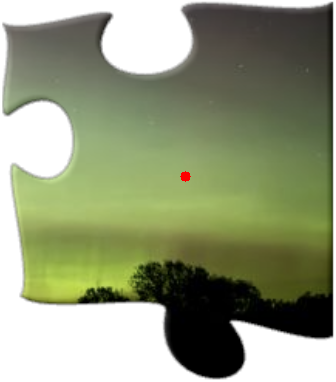
#> input picture images/pieces/aurora12/piece_0_with_center.png, 336 x 382 px
$ python -i puzzle_to_pieces.py   (imports and definitions only)
#> lines starting #> are read from the running program, lines starting #| are printed output that depends on the picture; after the words box and inside, x2 and y2 are one past the last pixel; in counts of white or black regions, pixels touching at a corner belong together
### utils/display_pieces.py
"""
diplay_pieces.py - Display a list of puzzle piece images in a grid layout.
"""

from typing import List

import matplotlib.pyplot as plt
import numpy as np


def display_pieces(
    pieces: List[np.ndarray], figsize: tuple = (10, 10), save_name: str | None = None
) -> None:
    """
    Display a list of puzzle piece images in a grid layout.

    Args:
        pieces: A list of image pieces (numpy arrays) to be displayed.

    Returns:
        None: It shows the pieces in a grid layout using Matplotlib.
    """
    # Calculate number of pieces.
    num_pieces = len(pieces)

    # Calculate grid dimensions (rows and columns).
    rows = int(np.ceil(np.sqrt(num_pieces)))
    cols = int(np.ceil(num_pieces / rows))

    # Create a new figure for displaying all pieces.
    plt.figure(figsize=figsize)

    # Add each piece to the grid.
    for i, piece in enumerate(pieces):
        plt.subplot(rows, cols, i + 1)
        plt.imshow(piece)
        plt.title(f"Piece {i+1}")
        plt.axis("off")

    # Adjust layout to avoid overlap.
    plt.tight_layout()

    # Save the figure as an image file if needed.
    if save_name is not None:
        plt.savefig(f"{save_name}.png", dpi=300)

    # Show the plot.
    plt.show()

    # Clear the figure after saving and showing to avoid issues.
    plt.clf()

### utils/puzzle_to_pieces.py
"""
puzzle_to_pieces.py -  This script processes an image of a puzzle, extracts individual
pieces, and displays them as separate components.
"""

from typing import List, Tuple

import cv2
import matplotlib.pyplot as plt
import numpy as np

from utils.display_pieces import display_pieces


# [103 lines left out: function puzzle_to_pieces, not called in this run]

>>> result = puzzle_to_pieces('../images/pieces/aurora12/piece_0_with_center.png')
#> in puzzle_to_pieces, img is the input picture: shape (382, 336, 3); mean B, G, R 122.9, 153.2, 145.5
#> in puzzle_to_pieces, `img_gray = cv2.cvtColor(img, cv2.COLOR_BGR2GRAY)`:
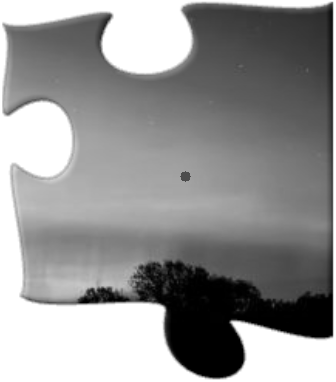
#> img_gray: shape (382, 336); min 0, max 255, mean 147.4
#> in puzzle_to_pieces, `img_blurred = cv2.GaussianBlur(img_gray, kernel_size, kernel_sigma)`:
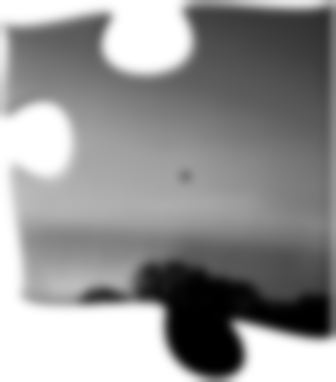
#> img_blurred: shape (382, 336); min 0, max 255, mean 147.2
#> in puzzle_to_pieces, `_, img_binary = cv2.threshold( img_blurred, threshold, max_value, cv2...`:
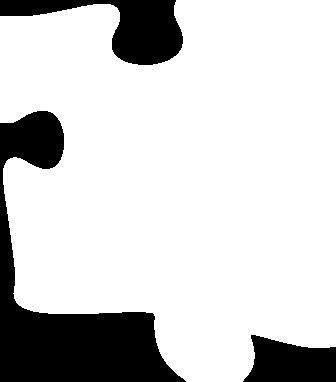
#> img_binary: shape (382, 336); 81.3% white; 3 black regions, box (x1, y1, x2, y2) and area: (0, 111, 186, 382) 15667, (0, 0, 183, 65) 5116, (243, 335, 336, 382) 3235
#> in puzzle_to_pieces, `num_labels, labels, stats, centroids = cv2.connectedComponentsWithStat..`: num_labels = 2; stats = [[0, 0, 336, 382, 24018], [0, 0, 336, 382, 104334]]; centroids = [[107.1, 250.1], [181.4, 176.8]]
#| Number of connected components: 2
#> the loop in puzzle_to_pieces, `for label_index in range(1, num_labels):` made 1 pass
#> after the loop in puzzle_to_pieces, `for label_index in range(1, num_labels):`: pieces = 1 item
#> in display_pieces, `num_pieces = len(pieces)`: num_pieces = 1
#> the loop in display_pieces, `for i, piece in enumerate(pieces):` made 1 pass

$ run again, on images/pieces/aurora12/piece_10_with_center.png
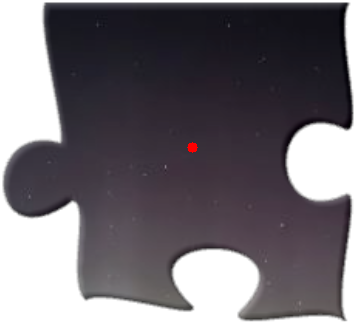
#> input picture images/pieces/aurora12/piece_10_with_center.png, 356 x 324 px
#> in puzzle_to_pieces, img is the input picture: shape (324, 356, 3); mean B, G, R 113.7, 107.5, 112.3
#> in puzzle_to_pieces, `img_blurred = cv2.GaussianBlur(img_gray, kernel_size, kernel_sigma)`:
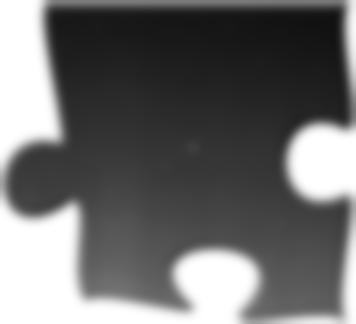
#> img_blurred: shape (324, 356); min 17, max 255, mean 109.4
#> in puzzle_to_pieces, `_, img_binary = cv2.threshold( img_blurred, threshold, max_value, cv2...`:
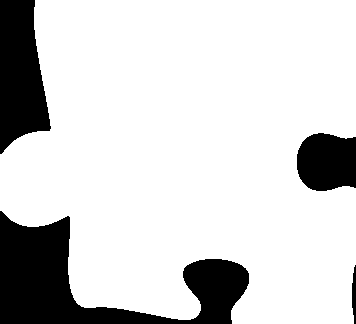
#> img_binary: shape (324, 356); 82.3% white; 4 black regions, box (x1, y1, x2, y2) and area: (0, 211, 249, 324) 11682, (0, 0, 51, 154) 5657, (297, 133, 356, 191) 2947, (352, 265, 356, 324) 183
#> num_labels = 2; stats = [[0, 0, 356, 324, 20469], [0, 0, 356, 324, 94875]]; centroids = [[108.6, 207.5], [192.4, 151.6]]
#| Number of connected components: 2
#> the loop in puzzle_to_pieces, `for label_index in range(1, num_labels):` made 1 pass
#> after the loop in puzzle_to_pieces, `for label_index in range(1, num_labels):`: pieces = 1 item
#> num_pieces = 1
#> the loop in display_pieces, `for i, piece in enumerate(pieces):` made 1 pass

$ run again, on images/pieces/aurora12/piece_4_with_center.png
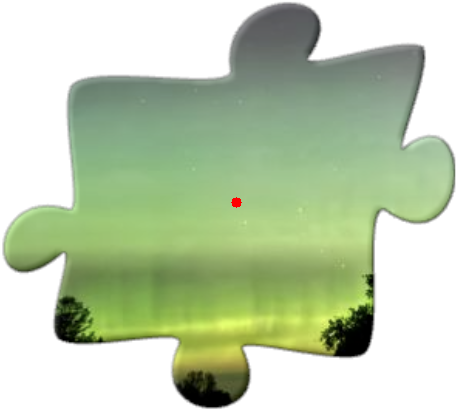
#> input picture images/pieces/aurora12/piece_4_with_center.png, 458 x 411 px
#> in puzzle_to_pieces, img is the input picture: shape (411, 458, 3); mean B, G, R 173.9, 205.2, 189
#> in puzzle_to_pieces, `img_blurred = cv2.GaussianBlur(img_gray, kernel_size, kernel_sigma)`:
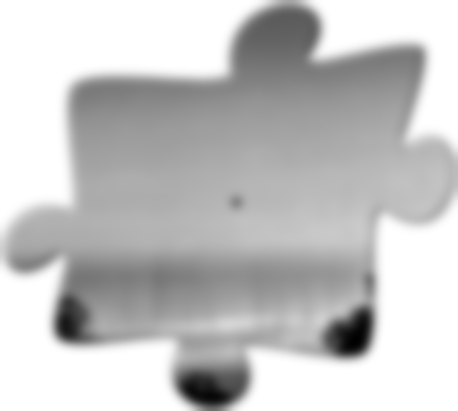
#> img_blurred: shape (411, 458); min 1, max 255, mean 196.8
#> in puzzle_to_pieces, `_, img_binary = cv2.threshold( img_blurred, threshold, max_value, cv2...`:
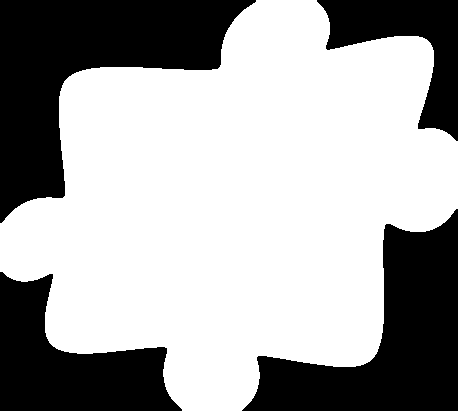
#> img_binary: shape (411, 458); 65% white; 4 black regions, box (x1, y1, x2, y2) and area: (0, 0, 256, 223) 24223, (242, 209, 458, 411) 20086, (0, 272, 182, 411) 13567, (317, 0, 458, 141) 8092
#> num_labels = 2; stats = [[0, 0, 458, 411, 65968], [0, 0, 458, 411, 122270]]; centroids = [[213.6, 208.8], [236.5, 202.9]]
#| Number of connected components: 2
#> the loop in puzzle_to_pieces, `for label_index in range(1, num_labels):` made 1 pass
#> after the loop in puzzle_to_pieces, `for label_index in range(1, num_labels):`: pieces = 1 item
#> num_pieces = 1
#> the loop in display_pieces, `for i, piece in enumerate(pieces):` made 1 pass

$ run again, on images/pieces/aurora12/piece_6_with_center.png
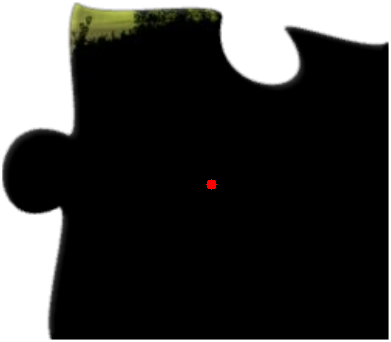
#> input picture images/pieces/aurora12/piece_6_with_center.png, 391 x 342 px
#> in puzzle_to_pieces, img is the input picture: shape (342, 391, 3); mean B, G, R 57.7, 58.8, 58.9
#> in puzzle_to_pieces, `img_blurred = cv2.GaussianBlur(img_gray, kernel_size, kernel_sigma)`:
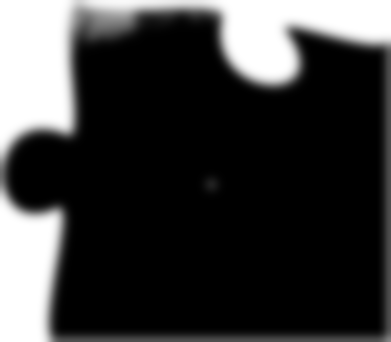
#> img_blurred: shape (342, 391); min 0, max 255, mean 58.3
#> in puzzle_to_pieces, `_, img_binary = cv2.threshold( img_blurred, threshold, max_value, cv2...`:
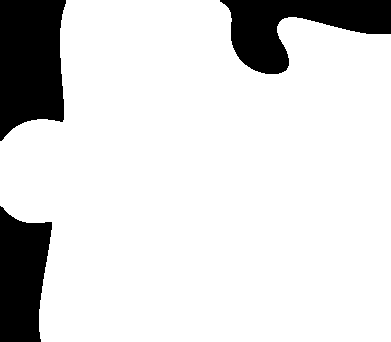
#> img_binary: shape (342, 391); 85.4% white; 3 black regions, box (x1, y1, x2, y2) and area: (0, 0, 66, 141) 7713, (220, 0, 391, 74) 6434, (0, 206, 52, 342) 5431
#> num_labels = 2; stats = [[0, 0, 391, 342, 19578], [0, 0, 391, 342, 114144]]; centroids = [[115, 109.3], [208.7, 181]]
#| Number of connected components: 2
#> the loop in puzzle_to_pieces, `for label_index in range(1, num_labels):` made 1 pass
#> after the loop in puzzle_to_pieces, `for label_index in range(1, num_labels):`: pieces = 1 item
#> num_pieces = 1
#> the loop in display_pieces, `for i, piece in enumerate(pieces):` made 1 pass
